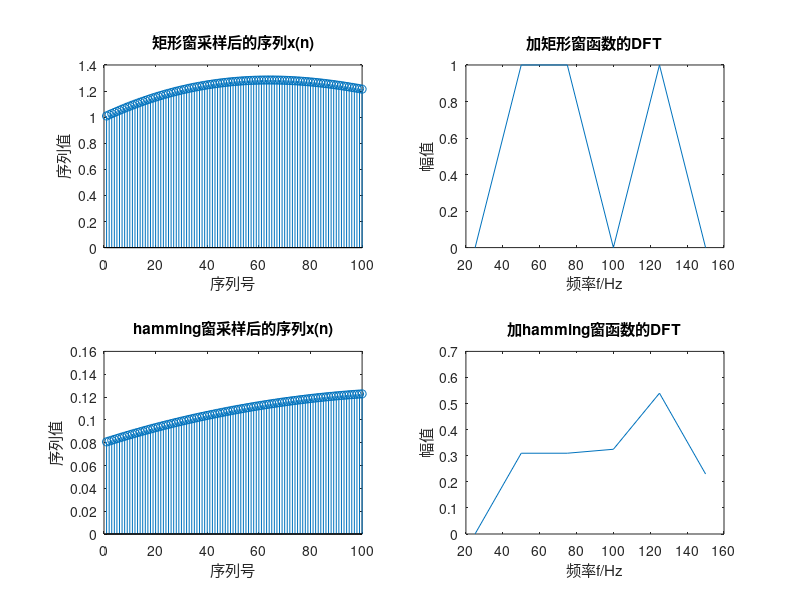

Recreate this plot in MATLAB.
clc
clear all
tp=0.04;
%fs=400;%采样频率
N=2048;%设置采样点数
%tp=N/fs;%设置截取长度
fs=N/tp;%设置采样频率
n=1:1:N;
x=sin(100*pi*n/fs)+cos(200*pi*n/fs)+sin(50*pi*n/fs);%采样后的信号
%--------------------------------------------------------------------------
%加矩形窗函数进行采样
wn1=boxcar(N)';
x1=wn1.*x;%
figure('NumberTitle', 'off', 'name',strcat(num2str(N),'点DFT变换'));%给figure命名
subplot(2,2,1);
M=100;
stem(n(1,1:M),x1(1,1:M));
hold on;
plot(n(1,1:M),zeros(1,M),'k');
set(gca,'box','on');
xlabel('序列号');ylabel('序列值');
title('矩形窗采样后的序列x(n)');
subplot(2,2,2);
xk1=fft(x1)*2/N;
f=n*fs/N;
plot(f(1,1:150*tp),abs(xk1(1,1:150*tp)));
xlabel('频率f/Hz');ylabel('幅值');title('加矩形窗函数的DFT');
%---------------------------------------------------------------------------
%加hamming窗函数进行采样
wn2=hamming(N)';
x2=wn2.*x;%
subplot(2,2,3);
stem(n(1,1:M),x2(1,1:M));
hold on;
plot(n(1,1:M),zeros(1,M),'k');
set(gca,'box','on');
xlabel('序列号');ylabel('序列值');
title('hamming窗采样后的序列x(n)');
subplot(2,2,4);
xk2=fft(x2)*2/N;
f=n*fs/N;
plot(f(1,1:150*tp),abs(xk2(1,1:150*tp)));
xlabel('频率f/Hz');ylabel('幅值');title('加hamming窗函数的DFT');



